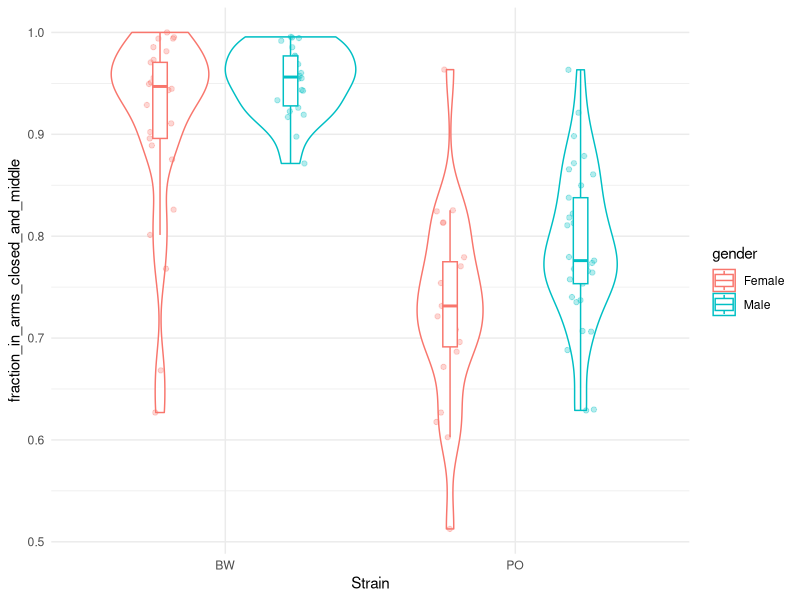
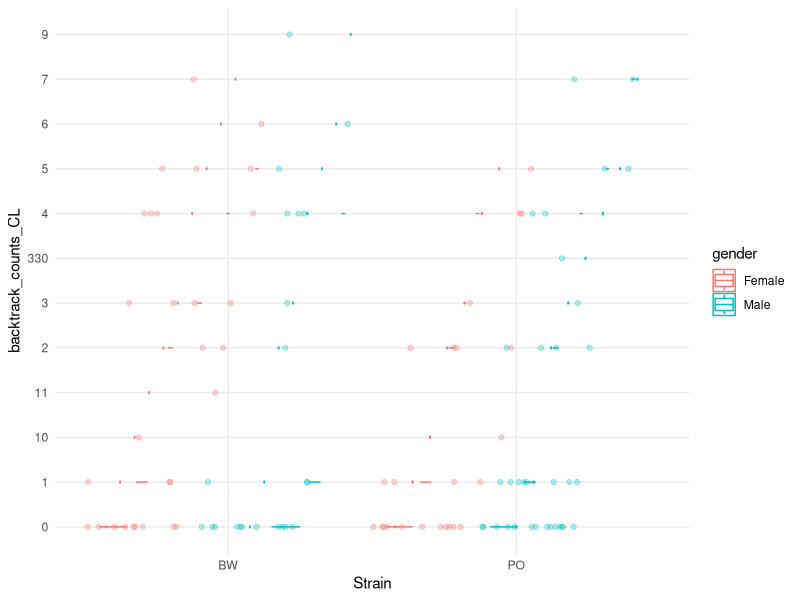
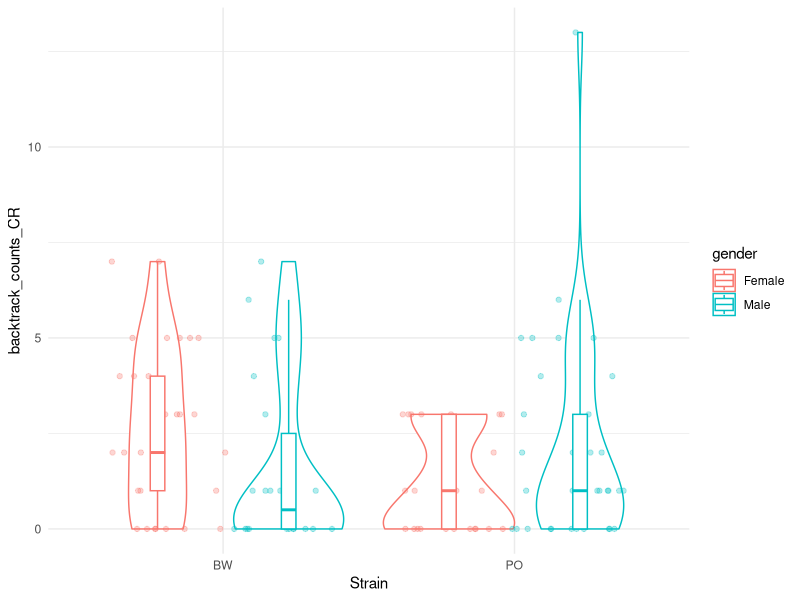
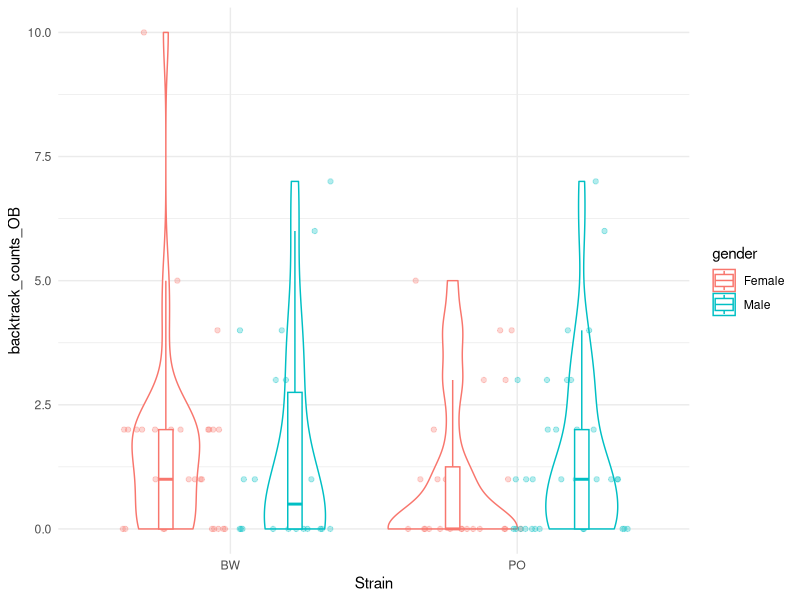
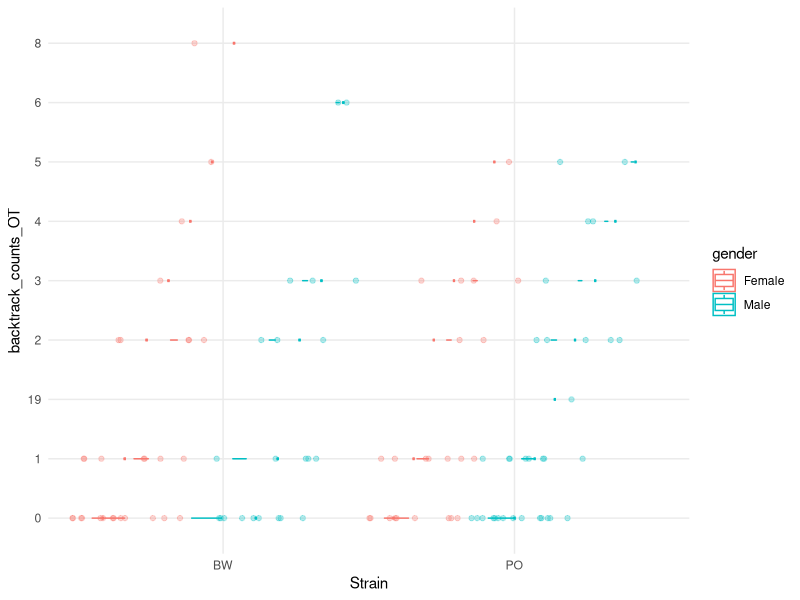
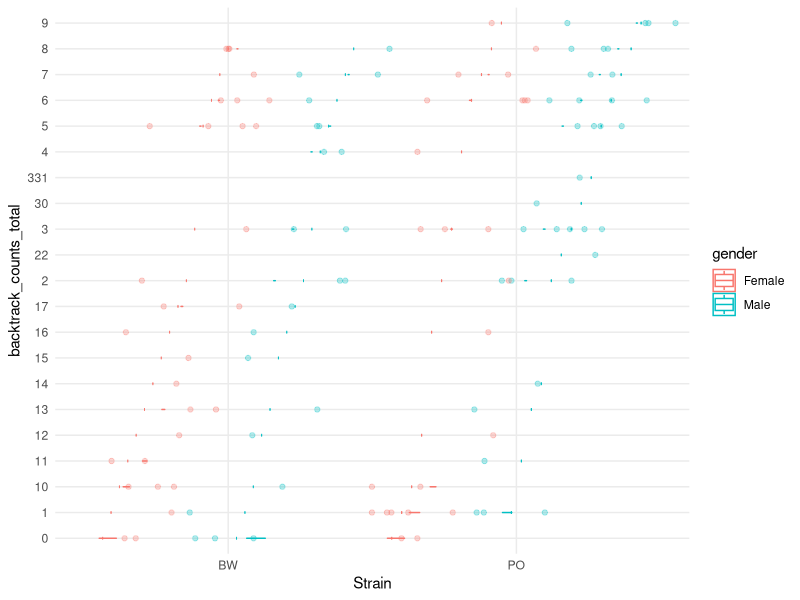
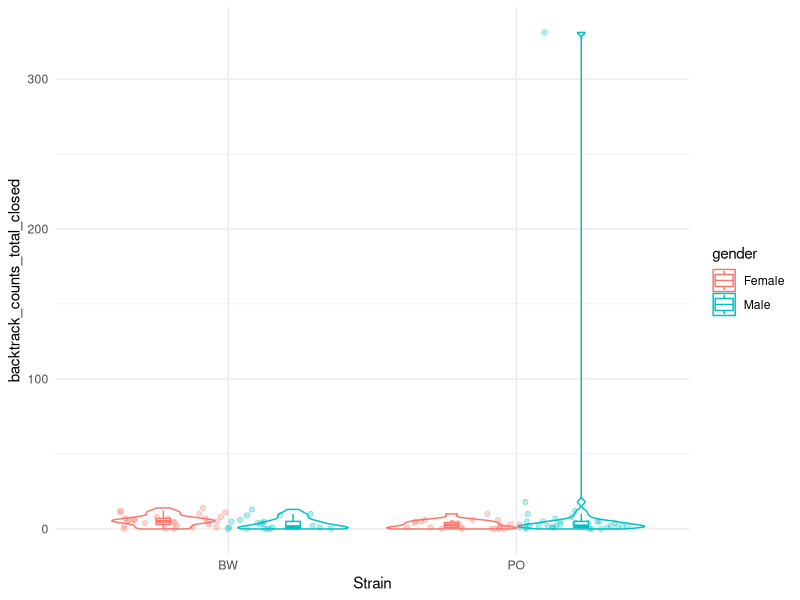
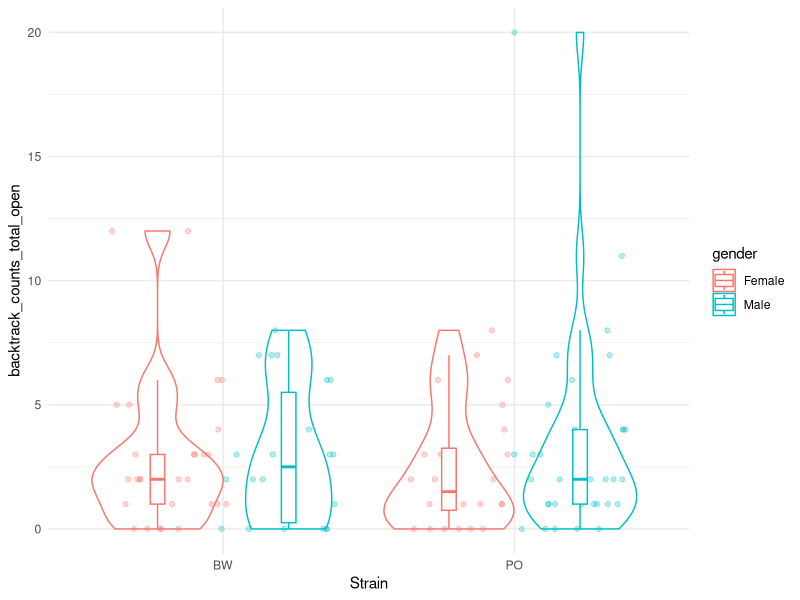

Reproduce these figures in R, in order. (Note: a time limit stopped this script after it produced the figures.)
## ---- chunk 1
library(ggplot2)
library(dplyr)
library(tidyr)
library(grid)
library(gridExtra)
## ---- chunk 2
# setwd("~/Desktop/mice_behavior_capstone/process_data/results")
df <- read.csv('all_the_data.csv')
df$count  = 1 

df <- df %>% filter(mouse_details_sex %in% c('F', 'M')) %>%
             mutate(gender = if_else(mouse_details_sex == 'F', 'Female', 'Male'))

df$mouse_details_strain <- factor(df$mouse_details_strain, levels = c('BW', 'PO', 'BWPOF1', 'BWPOF2'))
## ---- chunk 3
col_names = colnames(df[c(6:220)])
## ---- chunk 4
df2 <- df %>% filter(mouse_details_strain %in% c('BW', 'PO'))
is.na(df2) <- df2==''

var = 'fraction_in_arms_closed_and_middle'

dodge <- position_dodge(width = .9)
ggplot(df2, aes_string(x = 'mouse_details_strain', y= var, color = 'gender')) + 
        geom_violin() + 
        geom_point(alpha = .3, position = position_jitterdodge(jitter.width = 0.1, dodge.width = 0.9), width  = .1 ) +
        geom_boxplot(width=0.1,  outlier.colour=NA, position = dodge) +
        theme_minimal() + 
        xlab("Strain") + 
        ylab(var) +
        theme(plot.title = element_text(hjust = 0.5))

t.test(fraction_in_arms_closed_and_middle ~ mouse_details_strain, data = df2)
#ggsave('plots/boxplt_closedAndMid.pdf')
## ---- chunk 5
vio_plot <- function(var){
  
  dodge <- position_dodge(width = .9)
  p<- ggplot(df2, aes_string(x = 'mouse_details_strain', y= var, color = 'gender')) + 
          geom_violin() + 
          geom_point(alpha = .3, position = position_jitterdodge(), width  = .1 ) +
          geom_boxplot(width=0.1,  outlier.colour=NA, position = dodge) +
          theme_minimal() + 
          xlab("Strain") + 
          ylab(var) +
          theme(plot.title = element_text(hjust = 0.5))
  
  print(p)
  
  # ggsave(paste('violin_plots/',var, '.pdf',sep = ''))
  
}
## ---- chunk 6
cols <- Filter(function(x) !any(grepl("mouse_details", x)), colnames(df))               
rem <- c("X", "inner_directory", "count", "gender")
cols <- cols[which(!cols %in% rem)]
## ---- chunk 7
for(i in cols){
  vio_plot(i)
}
## ---- chunk 8
do_t_tests <- function(var){
  df3 <- df %>% filter(mouse_details_strain %in% c('BW', 'PO'))
  
  df3 <- df3 %>%
    select(var, mouse_details_strain) %>%
    filter(!is.na(df3[, var]))
  
  df3[, var] <- as.numeric(as.character(df3[, var]))
  
  print(var)
  
  # ggsave(paste('violin_plots/',var, '.pdf',sep = ''))
  # t.test( ~ mouse_details_strain, data = df2)
  print(t.test(df3[, var] ~ df3[, 'mouse_details_strain']))
}
## ---- chunk 9
for(i in cols){
  do_t_tests(i)
}
## ---- chunk 10
df3 <- df %>% filter(mouse_details_strain %in% c('BW', 'PO'))
  is.na(df3) <- df3==''
  
df3 <- df3 %>%
  select(active_fraction_CL, mouse_details_strain) %>%
  filter(!is.na(df3[, 'active_fraction_CL']))

df3$active_fraction_CL <- as.numeric(as.character(df3$active_fraction_CL))

t.test(df3[, 'active_fraction_CL'] ~ df3[, 'mouse_details_strain'])
